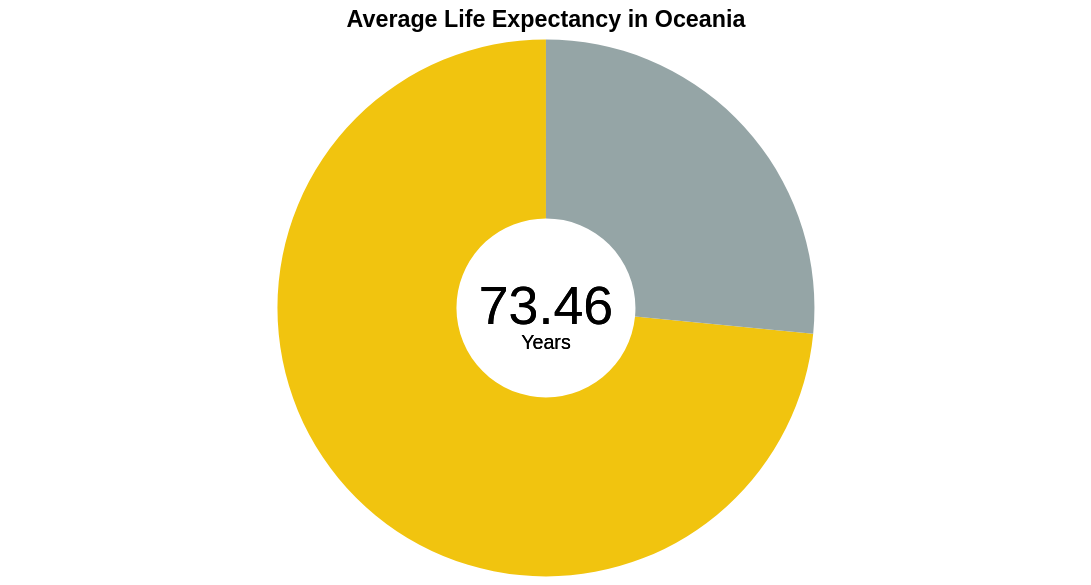

The Vega-Lite source for this figure:
### Vega-Lite specification from a JSON file in a GitHub repository (floating-point values rounded to 4 significant figures)
{"$schema": "https://vega.github.io/schema/vega-lite/v5.json", "width": 600, "config": {"view": {"stroke": null}}, "title": {"text": "Average Life Expectancy in Oceania"}, "data": {"values": [{"Continent": "Oceania", "Avg_LE": "73.46355526"}, {"Continent": "Remaining", "Avg_LE": "26.53644474"}]}, "layer": [{"mark": {"type": "arc", "innerRadius": 50}}, {"mark": {"type": "text", "text": "73.46", "fontSize": 30}, "encoding": {"color": {"value": "black"}}}, {"mark": {"type": "text", "text": "Years", "dy": 20}, "encoding": {"color": {"value": "black"}}}], "encoding": {"theta": {"field": "Avg_LE", "type": "quantitative"}, "color": {"field": "Continent", "type": "nominal", "legend": null, "scale": {"domain": ["Oceania", "Remaining"], "range": ["#F1C40F", "#95A5A6"]}}, "tooltip": [{"field": "Continent", "type": "nominal", "title": "Continent"}, {"field": "Avg_LE", "type": "quantitative", "title": "Life Expectancy (years)", "format": ".2f"}]}}
